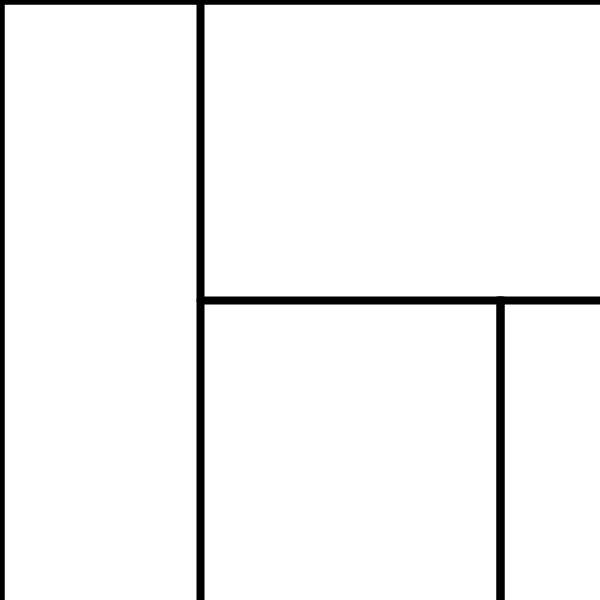
Frame 1 (no input)
Frame 60 (the mouse pressed at the canvas centre just before this capture): identical to frame 1, image omitted
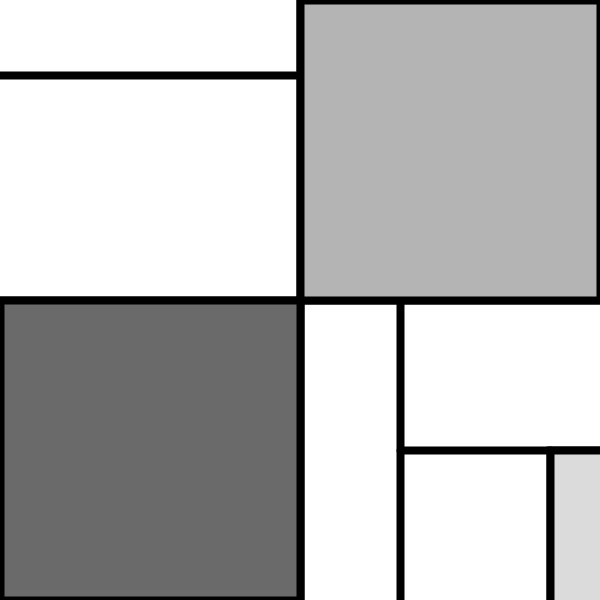
Frame 120 (the mouse held since frame 60 and released just before this capture)

The Processing sketch that drew these frames (run headless with seeded random() and noise(); from frame 60 on, the mouse is pressed at the canvas centre):

// Processing sketch: tiaozong_Mondrian
// ── tiaozong_Mondrian.pde
void setup() {
  size(600,600);
}

void draw(){
  background(255);
  strokeWeight(8);
  //画线
  line(mouseX,0,mouseX,height);
  line(0,mouseY,width,mouseY);
  line(mouseX+(width-mouseX)/3,mouseY,mouseX+(width-mouseX)/3,height );
  line(mouseX+(width-mouseX)/3,mouseY+(height-mouseY)/2,width,mouseY+(height-mouseY)/2);
  //line(mouseX/3,0,mouseX/3,height);
  line(0,mouseY/4,mouseX,mouseY/4);
  line(5*width/6+mouseX/6,mouseY+(height-mouseY)/2,5*width/6+mouseX/6,height);
  //画色块
  fill(brightness(#b42519));//将蒙德里安的红色转换为灰度
  rect(mouseX,0,(width-mouseX),mouseY);
  fill(brightness(#0e0c6a));//将蒙德里安的蓝色转换为灰度
  rect(0,mouseY,mouseX,height-mouseY);
  fill(brightness(#dbaf42));//将蒙德里安的黄色转换为灰度
  rect(5*width/6+mouseX/6,mouseY+(height-mouseY)/2,mouseX,height-mouseY);
}
